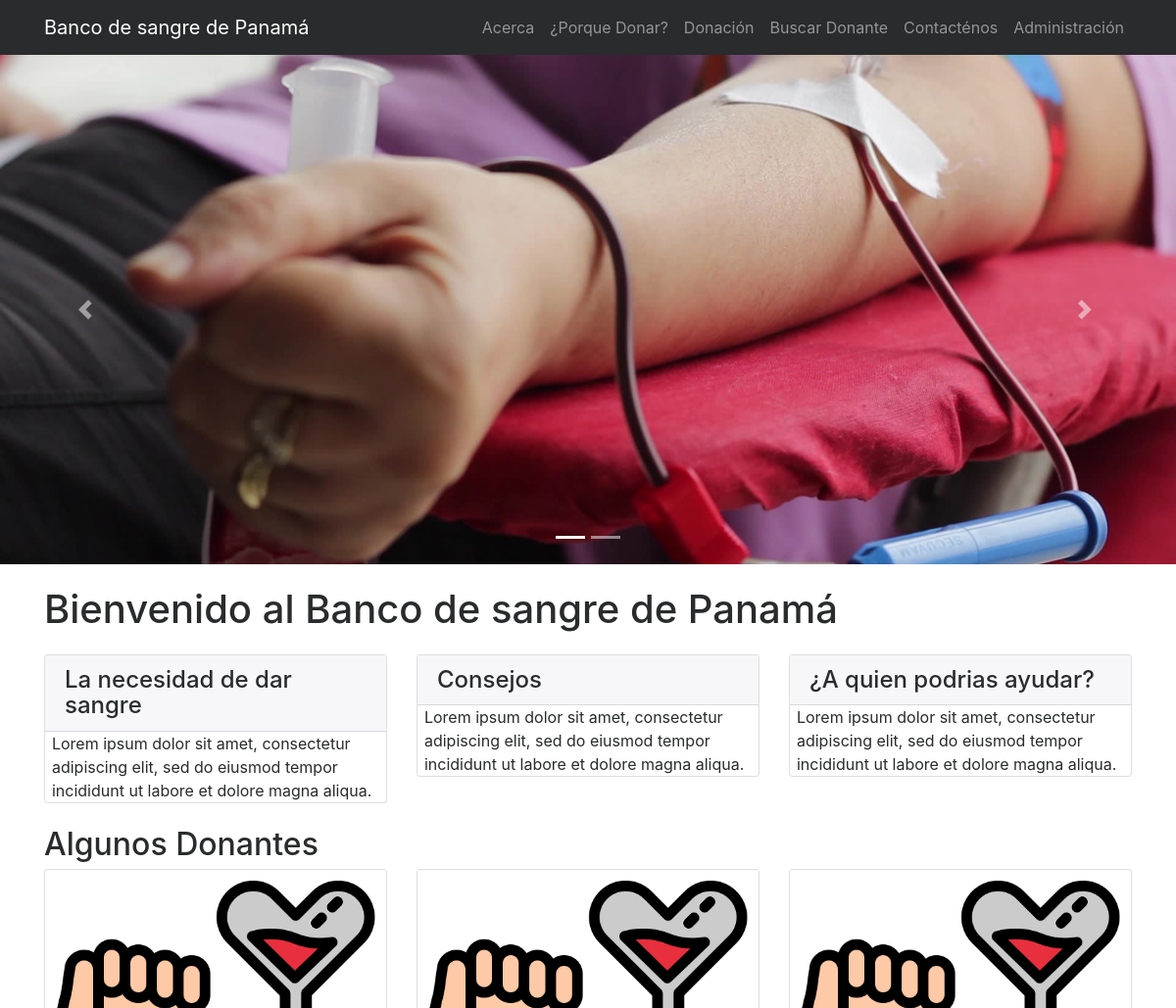
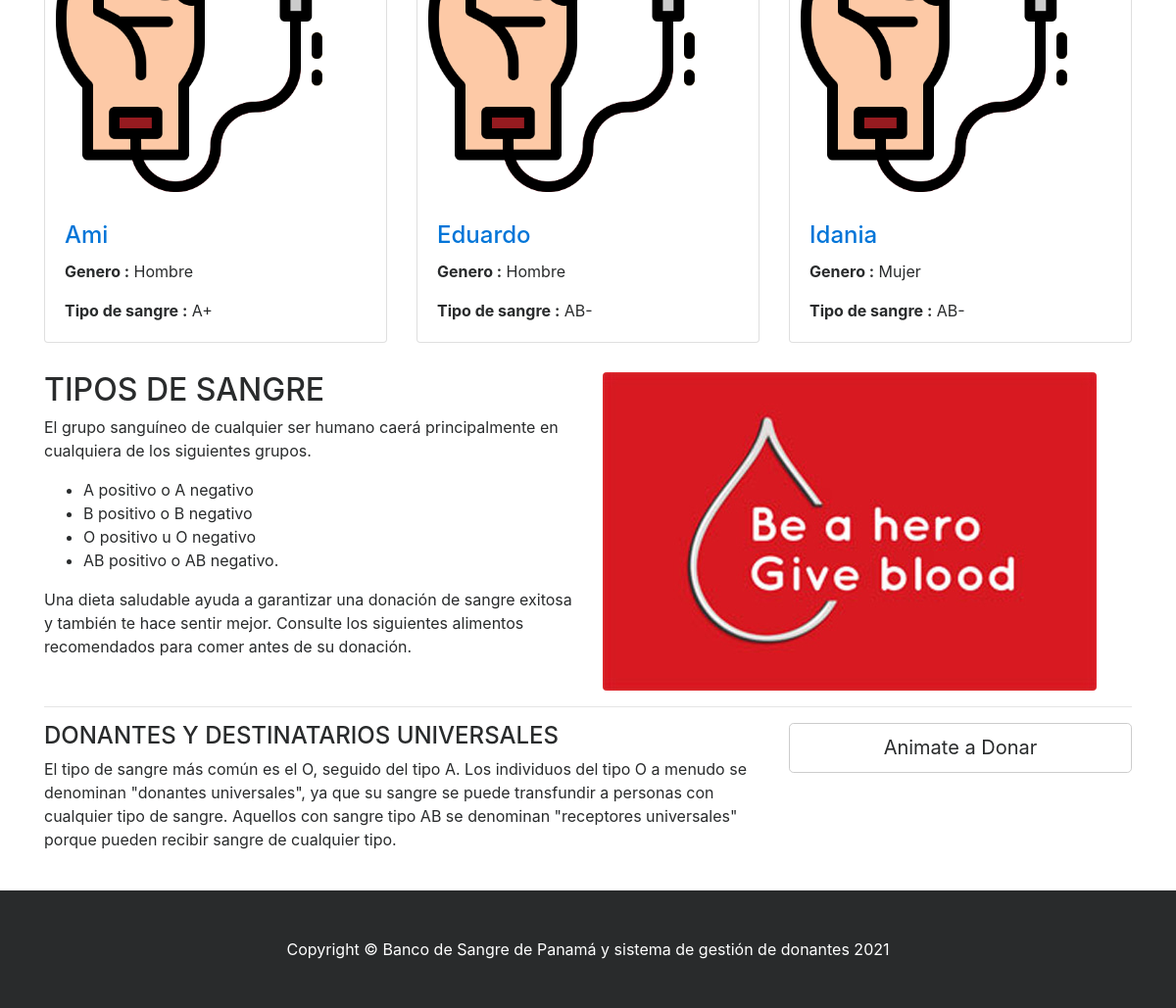
The page / on the database its author committed (2 pictures, top to bottom).
### tables this page shows
CREATE TABLE `tblblooddonars` (
  `id` int(11) NOT NULL,
  `FullName` varchar(100) DEFAULT NULL,
  `MobileNumber` char(11) DEFAULT NULL,
  `EmailId` varchar(100) DEFAULT NULL,
  `Gender` varchar(20) DEFAULT NULL,
  `Age` int(11) DEFAULT NULL,
  `BloodGroup` varchar(20) DEFAULT NULL,
  `Address` varchar(255) DEFAULT NULL,
  `Message` mediumtext DEFAULT NULL,
  `PostingDate` timestamp NOT NULL DEFAULT current_timestamp(),
  `status` int(1) DEFAULT NULL
);

### index.php (the view, shortened to what this page needs)
<?php
include('includes/config.php');
?>
<!DOCTYPE html>
<html lang="en">
<head>
    <link href="vendor/bootstrap/css/bootstrap.min.css" rel="stylesheet">
    <link href="vendor/font-awesome/css/font-awesome.min.css" rel="stylesheet" type="text/css">
    <link href="css/modern-business.css" rel="stylesheet">
</head>
<body>
<?php include('includes/header.php');?>
<?php include('includes/slider.php');?>
    <div class="container">
        <h1 class="my-4">Bienvenido al Banco de sangre de Panamá</h1>
        <div class="row">
            <div class="col-lg-4 mb-4">
                <div class="card">
                    <h4 class="card-header">La necesidad de dar sangre</h4>
                        <p class="card-text" style="padding-left:2%">Lorem ipsum dolor sit amet, consectetur adipiscing elit, sed do eiusmod tempor incididunt ut labore et dolore magna aliqua. </p>
                </div>
            </div>
            <div class="col-lg-4 mb-4">
                <div class="card">
                    <h4 class="card-header">Consejos</h4>
                        <p class="card-text" style="padding-left:2%">Lorem ipsum dolor sit amet, consectetur adipiscing elit, sed do eiusmod tempor incididunt ut labore et dolore magna aliqua. </p>
                </div>
            </div>
            <div class="col-lg-4 mb-4">
                <div class="card">
                    <h4 class="card-header">¿A quien podrias ayudar?</h4>
                        <p class="card-text" style="padding-left:2%">Lorem ipsum dolor sit amet, consectetur adipiscing elit, sed do eiusmod tempor incididunt ut labore et dolore magna aliqua. </p>
                </div>
            </div>
        </div>
        <h2>Algunos Donantes</h2>
        <div class="row">
                   <?php
$status=1;
$sql = "SELECT * from tblblooddonars where status=:status order by rand() limit 3";
$query = $dbh -> prepare($sql);
$query->bindParam(':status',$status,PDO::PARAM_STR);
$query->execute();
$results=$query->fetchAll(PDO::FETCH_OBJ);
if($query->rowCount() > 0)
{
foreach($results as $result)
{ ?>
            <div class="col-lg-4 col-sm-6 portfolio-item">
                <div class="card h-100">
                    <a href="#"><img class="card-img-top img-fluid" src="images/donador.png" alt="" ></a>
                    <div class="card-block">
                        <h4 class="card-title"><a href="#"><?php echo htmlentities($result->FullName);?></a></h4>
<p class="card-text"><b>  Genero :</b> <?php echo htmlentities($result->Gender);?></p>
<p class="card-text"><b>Tipo de sangre :</b> <?php echo htmlentities($result->BloodGroup);?></p>
                    </div>
                </div>
            </div>
            <?php }} ?>
        </div>
        <div class="row">
            <div class="col-lg-6">
                <h2>TIPOS DE SANGRE</h2>
          <p>El grupo sanguíneo de cualquier ser humano caerá principalmente en cualquiera de los siguientes grupos.</p>
                <ul>
<li> A positivo o A negativo </li>
<li> B positivo o B negativo </li>
<li> O positivo u O negativo </li>
<li> AB positivo o AB negativo. </li>
                </ul>
                <p>Una dieta saludable ayuda a garantizar una donación de sangre exitosa y también te hace sentir mejor. Consulte los siguientes alimentos recomendados para comer antes de su donación.</p>
            </div>
            <div class="col-lg-6">
                <img class="img-fluid rounded" src="images/blood-donor (1).jpg" alt="">
            </div>
        </div>
        <hr>
        <div class="row mb-4">
            <div class="col-md-8">
            <h4>DONANTES Y DESTINATARIOS UNIVERSALES</h4>
                <p>
 El tipo de sangre más común es el O, seguido del tipo A.
 Los individuos del tipo O a menudo se denominan "donantes universales", ya que su sangre se puede transfundir a personas con cualquier tipo de sangre. Aquellos con sangre tipo AB se denominan "receptores universales" porque pueden recibir sangre de cualquier tipo.</p>
            </div>
            <div class="col-md-4">
                <a class="btn btn-lg btn-secondary btn-block" href="become-donar.php">Animate a Donar</a>
            </div>
        </div>
    </div>
  <?php include('includes/footer.php');?>
</body>
</html>

### includes/header.php (shortened to what this page needs)
<nav class="navbar fixed-top navbar-toggleable-md navbar-inverse bg-inverse">
    <div class="container">
        <a class="navbar-brand" href="index.php">Banco de sangre de Panamá</a>
        <div class="collapse navbar-collapse" id="navbarExample">
            <ul class="navbar-nav ml-auto">
                <li class="nav-item">
                    <a class="nav-link" href="page.php?type=aboutus">Acerca</a>
                </li>
                <li class="nav-item">
                    <a class="nav-link" href="page.php?type=donor">¿Porque Donar?</a>
                </li>
                <li class="nav-item">
                    <a class="nav-link" href="become-donar.php">Donación</a>
                </li>
                 <li class="nav-item">
                    <a class="nav-link" href="search-donor.php">Buscar Donante</a>
                </li>
                  <li class="nav-item">
                    <a class="nav-link" href="contact.php">Contacténos</a>
                </li>
                <li class="nav-item">
                    <a class="nav-link" href="admin/index.php">Administración</a>
                </li>
            </ul>
        </div>
    </div>
</nav>

### includes/slider.php (shortened to what this page needs)
<header>
       <div id="carouselExampleIndicators" class="carousel slide" data-ride="carousel">
           <ol class="carousel-indicators">
               <li data-target="#carouselExampleIndicators" data-slide-to="0" class="active"></li>
               <li data-target="#carouselExampleIndicators" data-slide-to="1"></li>
           </ol>
           <div class="carousel-inner" role="listbox">
               <div class="carousel-item active" style="background-image: url('images/banner1.jpg')">
                   <div class="carousel-caption d-none d-md-block">
                   </div>
               </div>
           </div>
           <a class="carousel-control-prev" href="#carouselExampleIndicators" role="button" data-slide="prev">
               <span class="carousel-control-prev-icon" aria-hidden="true"></span>
           </a>
           <a class="carousel-control-next" href="#carouselExampleIndicators" role="button" data-slide="next">
               <span class="carousel-control-next-icon" aria-hidden="true"></span>
           </a>
       </div>
   </header>

### includes/footer.php
<footer class="py-5 bg-inverse">
      <div class="container">
          <p class="m-0 text-center text-white">Copyright &copy; Banco de Sangre de Panamá
              y sistema de gestión de donantes 2021</p>
      </div>
  </footer>

### css/modern-business.css (style rules this page uses)
body { padding-top: 54px; }
@media (min-width: 992px) { body { padding-top: 56px; } }
.carousel-item { height: 65vh; min-height: 300px; background: no-repeat center center scroll; -webkit-background-size: cover; -moz-background-size: cover; -o-background-size: cover; background-size: cover; }
.portfolio-item { margin-bottom: 30px; }

### index.php (style rules this page uses)
.carousel-item.active, .carousel-item-next, .carousel-item-prev { display: block; }

### rows shown on the page
tblblooddonars: FullName "Ami", Gender "Hombre", BloodGroup "A+"
tblblooddonars: FullName "Eduardo", Gender "Hombre", BloodGroup "AB-"
tblblooddonars: FullName "Idania", Gender "Mujer", BloodGroup "AB-"
